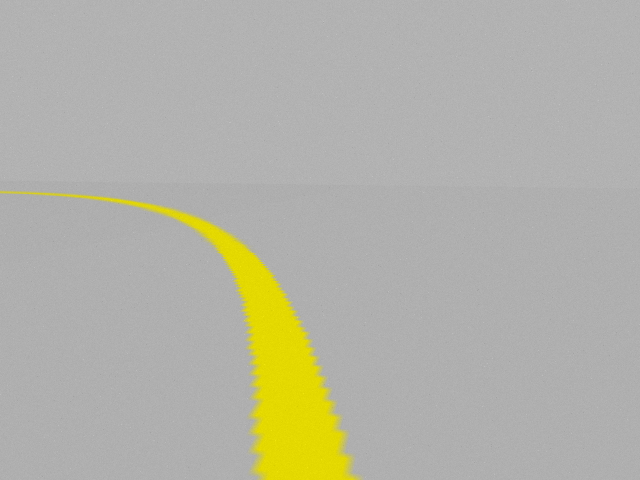
#> input picture sample.png, 640 x 480 px, found by its file name
$ python line_tracker.py
#> lines starting #> are read from the running program, lines starting #| are printed output that depends on the picture; after the words box and inside, x2 and y2 are one past the last pixel; in counts of white or black regions, pixels touching at a corner belong together
#> in main, img is the input picture: shape (480, 640, 3); mean B, G, R 166.9, 178.3, 178.9
import cv2
import numpy as np

class LineTracker:
    def __init__(self):
        self._delta = 0.0
        self._delta2 = 0.0

    def process(self, img: np.ndarray) -> None:
        hsv = cv2.cvtColor(img, cv2.COLOR_BGR2HSV)
#> hsv: shape (480, 640, 3); mean H, S, V 1.9, 13.6, 178.9
        lower_yellow = np.array([20, 100, 100])
        upper_yellow = np.array([30, 255, 250])

        mask = cv2.inRange(hsv, lower_yellow, upper_yellow)
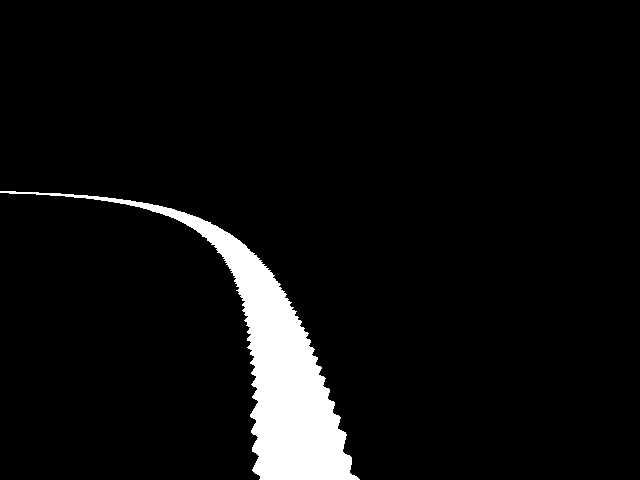
#> mask: shape (480, 640); 5.6% white; 1 white region, box (x1, y1, x2, y2) and area: (0, 191, 360, 480) 17151

        h, w, d = img.shape
#> h = 480; w = 640; d = 3
        search_top = int(3 * h / 4)
#> search_top = 360
        search_bot = int(3 * h / 4 + 20)
#> search_bot = 380
        mask[0:h, 0:int(2 * w / 4)] = 0
        mask[0:h, int(2 * w / 4 + 25):w] = 0
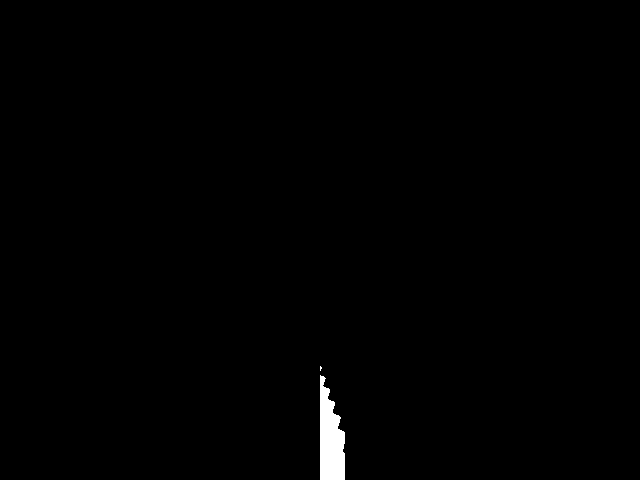
#> mask: shape (480, 640); 0.62% white; 2 white regions (1 under 20 px), largest, box (x1, y1, x2, y2) and area: (320, 375, 345, 480) 1900
        mask[int(h / 2 + 20):h,int(w / 2):int(w / 2+ 25)] = 0
#> mask: shape (480, 640); 0.62% of pixels changed, all inside (x1, y1, x2, y2) = (320, 366, 345, 480)
        M = cv2.moments(mask)
#> M = moments, m00 0
        if M['m00'] > 0:
            cx = int(M['m10'] / M['m00'])
            cy = int(M['m01'] / M['m00'])
            cv2.circle(img, (cx, cy), 20, (0, 0, 255), -1)
            err = cy - h / 2
            self._delta = err
        cv2.imshow("window", img)
        cv2.imshow("mask", mask)
        cv2.waitKey(3)

    def detect_stop_line(self, img: np.ndarray) -> bool:
        hsv = cv2.cvtColor(img, cv2.COLOR_BGR2HSV)
        lower_white = np.array([0, 0, 200])
        upper_white = np.array([180, 30, 255])

        stop_line_mask = cv2.inRange(hsv, lower_white, upper_white)

        h, w, d = img.shape
#> h = 480; w = 640; d = 3
        search_top = int( h / 2 - 50 )
#> search_top = 190
        search_bot = int(h)
#> search_bot = 480
        stop_line_mask[0:search_top, 0:w] = 0
        stop_line_mask[search_bot:h, 0:w] = 0
        M = cv2.moments(stop_line_mask)
#> M = moments, m00 0
        if M['m00'] > 0:
            cx = int(M['m10'] / M['m00'])
            cy = int(M['m01'] / M['m00'])
            cv2.circle(img, (cx, cy), 20, (0, 0, 255), -1)
            err = cy - h / 2
            self._delta = err
        cv2.imshow("window1", img)
        cv2.imshow("stop_line_mask", stop_line_mask)
        cv2.waitKey(3)

    @property
    def delta(self):
        return self._delta

def main():
    tracker = LineTracker()
    import time
    for i in range(100):
        img_path = '/home/ros2/Ros-Project/src/worlds/sample.png'
        img = cv2.imread(img_path)
        if img is None:
        	print(f"Error: Could not read image at {img_path}")
        	break
        tracker.process(img)
        tracker.detect_stop_line(img)
        time.sleep(0.1)

if __name__ == "__main__":
    main()
